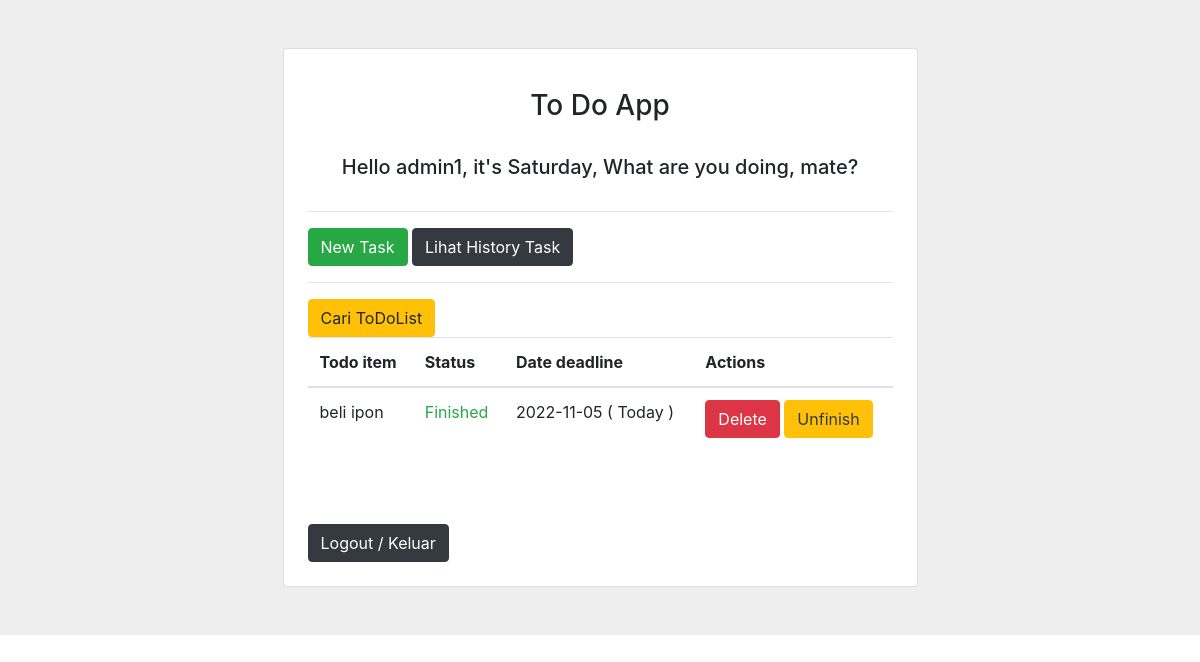
Screenshot of /main (signed in) with the database file from the repository.
### app_todolist.py (models this page shows)
class User(UserMixin, db.Model):
    __tablename__ = "user"
    id = db.Column(db.Integer(), primary_key = True)
    username = db.Column(db.String(100), unique = True, nullable = False)
    password = db.Column(db.String(200), nullable = False)
    email = db.Column(db.String(200), unique = True ,nullable = False)
    todolist = relationship('Todolist', back_populates = 'user')
    history_todolist = relationship('History_todolist', back_populates = 'user')

class Todolist(db.Model):
    __tablename__ = "todolist"
    id = db.Column(db.Integer(), primary_key = True)
    task = db.Column(db.String(500), nullable = False)
    tanggal_input = db.Column(db.String(20), nullable = False)
    tanggal_deadline = db.Column(db.String(20), nullable = False)
    status = db.Column(db.String(15), nullable = False)
    user_id = db.Column(db.Integer(), ForeignKey('user.id'), nullable = False)
    user = relationship('User', back_populates = "todolist")

### app_todolist.py (the view)
@app.route("/main", methods = ["POST", "GET"])
@login_required
def main():
    day = datetime.datetime.today().strftime("%A")
    date = str(datetime.datetime.today().date())
    task = Todolist.query.filter_by(user_id = current_user.id).all()
    all_tanggal = Todolist.query.filter_by(user_id = current_user.id).with_entities(Todolist.tanggal_deadline).distinct()
    ada_kadaluarsa = False
    for data in task:
        if str(data.tanggal_deadline) < str(datetime.datetime.today().date()):
            if data.status != "Finished":
                data.status = 'Not Finished'
            new_history = History_todolist(
                task = data.task,
                tanggal_deadline = data.tanggal_deadline,
                status = data.status,
                user = current_user
            )
            db.session.add(new_history)
            db.session.delete(data)
            ada_kadaluarsa = True
    db.session.commit()
    if ada_kadaluarsa:
        return redirect(url_for('main'))
    if request.method == "POST":
        tanggal = request.form['deadline']
        if tanggal == "all":
            return redirect(url_for('main'))
        else:
            return redirect(url_for('main_filter', filter = tanggal))
    return render_template('main.html', day = day, date = date, task = task, all_tanggal = all_tanggal)

### app_todolist.py (called while the page is built)
@login_manager.user_loader
def load_user(user_id):
    user = User.query.get(user_id)
    if not user:
        return None
    return user

### templates/main.html (shortened to what this page needs)
<!doctype html>
<html lang="en">
  <head>
    <link rel="stylesheet" href="https://cdn.jsdelivr.net/npm/bootstrap@4.0.0/dist/css/bootstrap.min.css">
  </head>
  <body>
  <section class="vh-100" style="background-color: #eee;">
    <div class="container py-5 h-100">
      <div class="row d-flex justify-content-center align-items-center h-100">
        <div class="col col-lg-9 col-xl-7">
          <div class="card rounded-3">
            <div class="card-body p-4">
              <h3 class="text-center my-3 pb-3">To Do App</h3>
              <h5 class="text-center my-3 pb-3">Hello {{ current_user.username }}, it's {{ day }}, What are you doing,
                mate?</h5>
              <hr>
              <div>
                <button type="button" class="btn btn-success" data-toggle="modal" data-target="#exampleModalCenter">
                  New Task
                </button>
                <button type="button" class="btn btn-dark">
                  <a href="{{ url_for('history') }}" class="text-white">
                    Lihat History Task
                  </a>
                </button>
              </div>
               <hr>
              <div>
                <button type="button" class="btn btn-warning" data-toggle="modal" data-target="#exampleModalCenter2">
                  Cari ToDoList
                </button>
                </div>
              <table class="table mb-4">
                <thead>
                  <tr>
                    <th scope="col">Todo item</th>
                    <th scope="col">Status</th>
                    <th scope="col">Date deadline</th>
                    <th scope="col">Actions</th>
                  </tr>
                </thead>
                <tbody>
                  {% for data in task %}
                  <tr>
                    <td>{{ data.task }}</td>
                    {% if data.status == "Finished" %}
                    <td ><p class="text-success">{{ data.status }}</p></td>
                    {% else %}
                    <td><p class="text-warning">{{ data.status }}</p></td>
                    {% endif %}
                    <td>
                      {% if data.tanggal_deadline == date %}
                      {{ data.tanggal_deadline }} ( Today )
                      {% else %}
                      {{ data.tanggal_deadline }}
                      {% endif %}
                    </td>
                    <td>
                      <button type="submit" class="btn btn-danger">
                        <a href="{{ url_for('delete_task', id = data.id) }}" class="text-white">
                          Delete
                        </a>
                      </button>
                      {% if data.status == "Finished" %}
                      <button type="submit" class="btn btn-warning ms-1">
                        <a class="text-dark" href="{{ url_for('unfinished_task', id = data.id) }}">
                          Unfinish
                        </a>
                      </button>
                      {% else %}
                      <button type="submit" class="btn btn-success ms-1">
                        <a class="text-white" href="{{ url_for('finished_task', id = data.id) }}">
                          Finished
                        </a>
                      </button>
                      {% endif %}
                    </td>
                  </tr>
                  {% endfor %}
                </tbody>
              </table>
              <br> <br>
              <button type="button" class="btn btn-dark">
                <a href="{{ url_for('logout') }}" class="text-white">
                  Logout / Keluar
                </a>
              </button>
            </div>
          </div>
        </div>
      </div>
    </div>
  </section>
  </body>
</html>

### rows the page displays
User: username "admin1"
Todolist: task "beli ipon", status "Finished", tanggal_deadline "2022-11-05"
